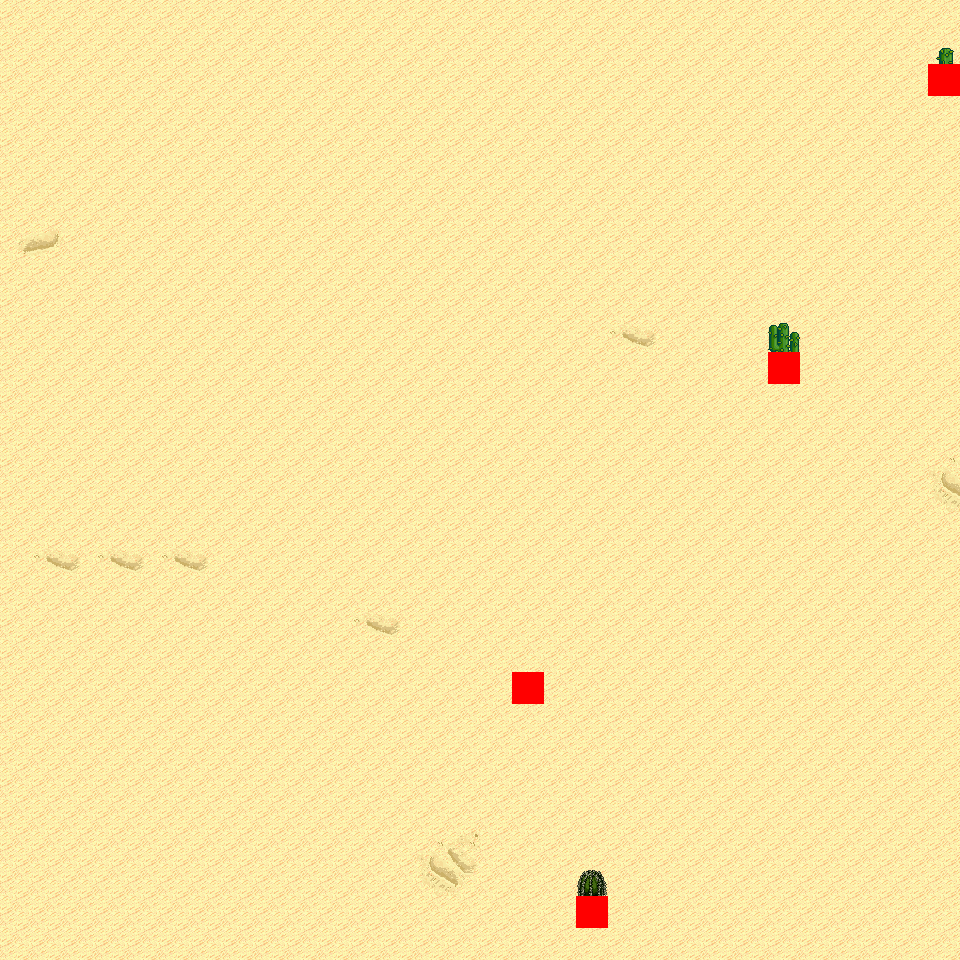

This is a level from a 2D game, rendered from its Tiled map with the project's own tilesets. A one-line summary and the map file follow, with tile-layer data summarised:
An orthogonal 30x30 tile map with 32x32 px tiles, 6 tile layers (Ground, Object, Object2, Above, ...), 11 tilesets and 5 objects (5x mapExit).

<map version="1.0" orientation="orthogonal" renderorder="right-down" width="30" height="30" tilewidth="32" tileheight="32" nextobjectid="6">
  <tileset firstgid="1" name="tileset_logic_collision" tilewidth="32" tileheight="32" tilecount="1" columns="1">
    <image source="../drawable/tileset_logic_collision.png" width="32" height="32" />
  </tileset>
  <tileset firstgid="2" name="tileset_ground_ground" tilewidth="32" tileheight="32" tilecount="33" columns="3">
    <image source="../drawable/tileset_ground_ground.png" width="96" height="352" />
  </tileset>
  <tileset firstgid="35" name="tileset_ground_ridge_earth_pale" tilewidth="32" tileheight="32" tilecount="96" columns="12">
    <image source="../drawable/tileset_ground_ridge_earth_pale.png" width="384" height="256" />
  </tileset>
  <tileset firstgid="131" name="tileset_ground_ridge_earth_dark" tilewidth="32" tileheight="32" tilecount="96" columns="12">
    <image source="../drawable/tileset_ground_ridge_earth_dark.png" width="384" height="256" />
  </tileset>
  <tileset firstgid="227" name="tileset_terrain_desert" tilewidth="32" tileheight="32" tilecount="88" columns="8">
    <image source="../drawable/tileset_terrain_desert.png" width="256" height="352" />
  </tileset>
  <tileset firstgid="315" name="tileset_ground_sand_2" tilewidth="32" tileheight="32" tilecount="15" columns="5">
    <image source="../drawable/tileset_ground_sand_2.png" width="160" height="96" />
  </tileset>
  <tileset firstgid="330" name="tileset_plant_cactus_2" tilewidth="32" tileheight="32" tilecount="10" columns="5">
    <image source="../drawable/tileset_plant_cactus_2.png" width="160" height="64" />
  </tileset>
  <tileset firstgid="340" name="tileset_plant_cactus" tilewidth="32" tileheight="32" tilecount="2" columns="1">
    <image source="../drawable/tileset_plant_cactus.png" width="32" height="64" />
  </tileset>
  <tileset firstgid="342" name="tileset_plant_tree_evergreen" tilewidth="32" tileheight="32" tilecount="36" columns="3">
    <image source="../drawable/tileset_plant_tree_evergreen.png" width="96" height="384" />
  </tileset>
  <tileset firstgid="378" name="tileset_ground_rock_pebbles" tilewidth="32" tileheight="32" tilecount="3" columns="1">
    <image source="../drawable/tileset_ground_rock_pebbles.png" width="32" height="96" />
  </tileset>
  <tileset firstgid="381" name="tileset_plant_star_shaped_plants" tilewidth="32" tileheight="32" tilecount="6" columns="2">
    <image source="../drawable/tileset_plant_star_shaped_plants.png" width="64" height="96" />
  </tileset>
  <layer name="Ground" width="30" height="30">
    <data>[900 cells, 900 non-empty, 10 distinct tile ids]</data>
  </layer>
  <layer name="Object" width="30" height="30">
    <data>[900 cells, 3 non-empty, 3 distinct tile ids]</data>
  </layer>
  <layer name="Object2" width="30" height="30">
    <data>[900 cells, 0 non-empty, 0 distinct tile ids]</data>
  </layer>
  <layer name="Above" width="30" height="30">
    <data>[900 cells, 3 non-empty, 3 distinct tile ids]</data>
  </layer>
  <layer name="Above2" width="30" height="30">
    <data>[900 cells, 0 non-empty, 0 distinct tile ids]</data>
  </layer>
  <layer name="Walkable" width="30" height="30">
    <data>[900 cells, 4 non-empty, 1 distinct tile ids]</data>
  </layer>
  <objectgroup name="MapEvents">
    <object id="1" name="north" type="mapExit" x="0" y="0" width="960" height="32">
      <properties>
        <property name="map" value="level_0_x18_y94" />
        <property name="x" value="0" />
        <property name="y" value="28" />
      </properties>
    </object>
    <object id="2" name="south" type="mapExit" x="0" y="928" width="960" height="32">
      <properties>
        <property name="map" value="level_0_x18_y96" />
        <property name="x" value="0" />
        <property name="y" value="1" />
      </properties>
    </object>
    <object id="3" name="west" type="mapExit" x="0" y="0" width="32" height="960">
      <properties>
        <property name="map" value="level_0_x17_y95" />
        <property name="x" value="28" />
        <property name="y" value="0" />
      </properties>
    </object>
    <object id="4" name="east" type="mapExit" x="928" y="0" width="32" height="64">
      <properties>
        <property name="map" value="level_0_x19_y95" />
        <property name="x" value="1" />
        <property name="y" value="0" />
      </properties>
    </object>
    <object id="5" name="east2" type="mapExit" x="928" y="96" width="32" height="864">
      <properties>
        <property name="map" value="level_0_x19_y95" />
        <property name="x" value="1" />
        <property name="y" value="3" />
      </properties>
    </object>
  </objectgroup>
</map>
